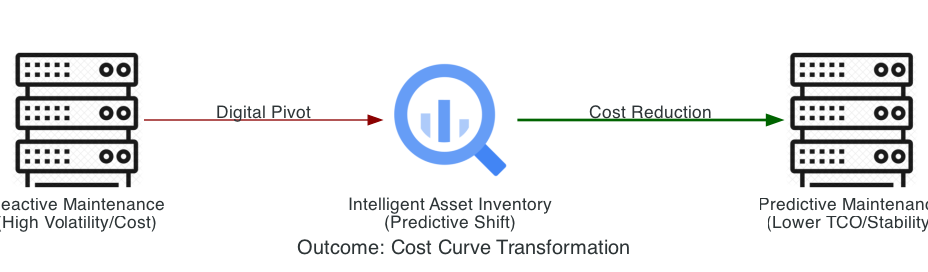

Source code (Python):
from diagrams import Diagram, Edge
from diagrams.gcp.analytics import BigQuery
from diagrams.generic.compute import Rack

graph_attr = {"pad": "0.1", "nodesep": "1.0", "ranksep": "1.5", "bgcolor": "transparent"}

with Diagram("Outcome: Cost Curve Transformation", show=False, filename="asset_cost_curve", direction="LR", graph_attr=graph_attr):
    reactive = Rack("Reactive Maintenance\n(High Volatility/Cost)")
    strategy = BigQuery("Intelligent Asset Inventory\n(Predictive Shift)")
    predictive = Rack("Predictive Maintenance\n(Lower TCO/Stability)")

    reactive >> Edge(label="Digital Pivot", color="darkred") >> strategy >> Edge(label="Cost Reduction", color="darkgreen", style="bold") >> predictive
